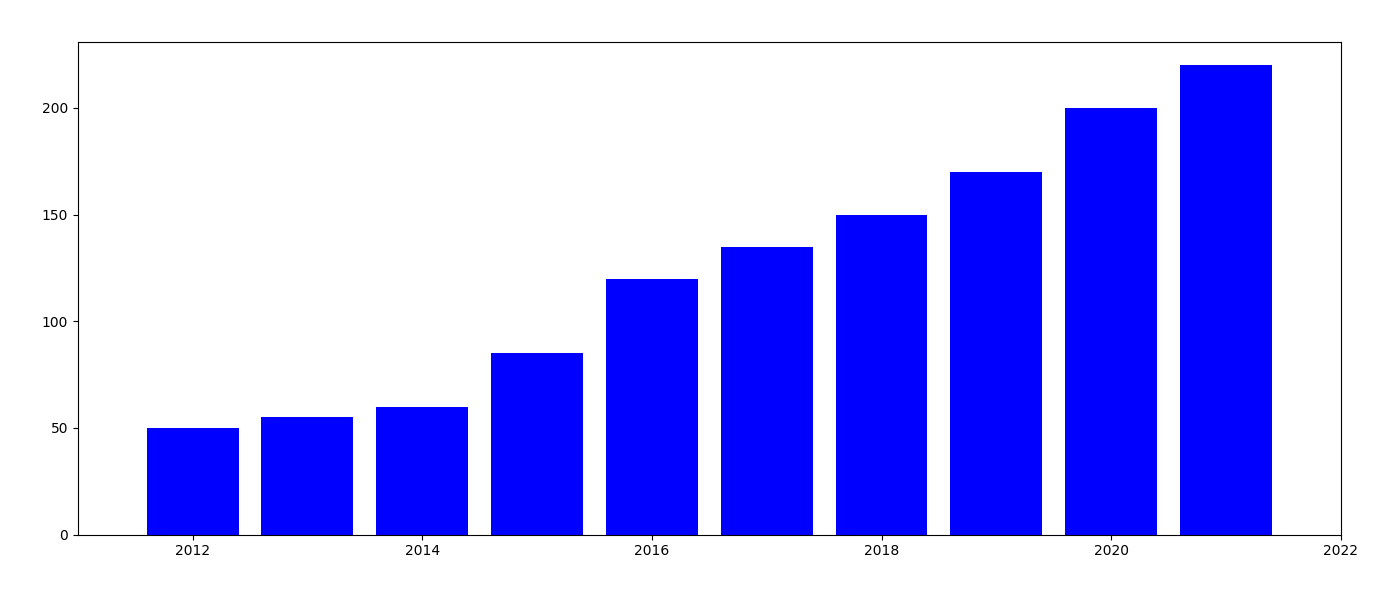

The Python source for this figure:
import matplotlib.pyplot as plt
import numpy as np

years = np.arange(2012, 2022)
startups_founded = [50, 55, 60, 85, 120, 135, 150, 170, 200, 220]

sorted_indices = np.argsort(startups_founded)
years_sorted = years[sorted_indices]
startups_founded_sorted = np.array(startups_founded)[sorted_indices]

fig, ax1 = plt.subplots(figsize=(14, 6))  # Adjust the figure size for a single subplot

ax1.bar(years_sorted, startups_founded_sorted, color='blue')
ax1.set_xlim(2011, 2022)

plt.tight_layout(pad=3.0)

plt.show()
